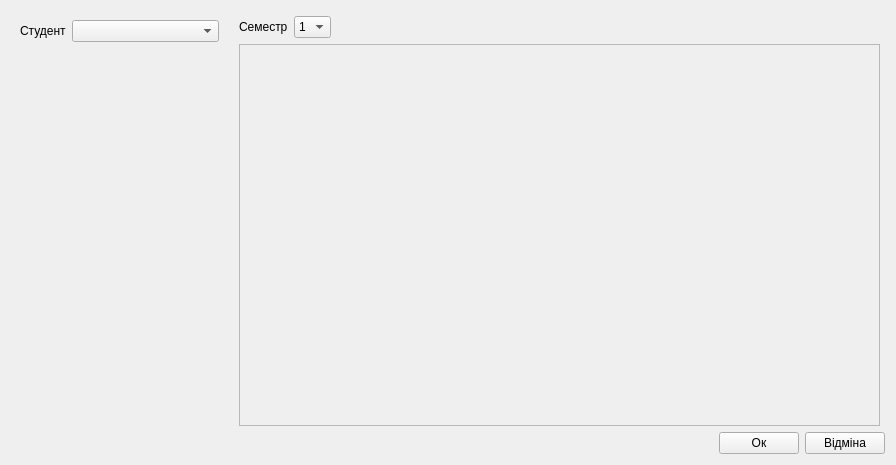
<?xml version="1.0" encoding="UTF-8"?>
<ui version="4.0">
 <class>MarkInputForm</class>
 <widget class="QWidget" name="MarkInputForm">
  <property name="geometry">
   <rect>
    <x>0</x>
    <y>0</y>
    <width>896</width>
    <height>465</height>
   </rect>
  </property>
  <property name="windowTitle">
   <string>Form</string>
  </property>
  <layout class="QVBoxLayout" name="verticalLayout_4">
   <item>
    <layout class="QHBoxLayout" name="horizontalLayout_4">
     <item>
      <widget class="QWidget" name="widget" native="true">
       <property name="sizePolicy">
        <sizepolicy hsizetype="Minimum" vsizetype="Minimum">
         <horstretch>1</horstretch>
         <verstretch>0</verstretch>
        </sizepolicy>
       </property>
       <property name="sizeIncrement">
        <size>
         <width>0</width>
         <height>0</height>
        </size>
       </property>
       <layout class="QVBoxLayout" name="verticalLayout">
        <item>
         <widget class="QWidget" name="widget_2" native="true">
          <property name="sizePolicy">
           <sizepolicy hsizetype="Minimum" vsizetype="Maximum">
            <horstretch>0</horstretch>
            <verstretch>0</verstretch>
           </sizepolicy>
          </property>
          <layout class="QHBoxLayout" name="horizontalLayout_2">
           <property name="leftMargin">
            <number>0</number>
           </property>
           <property name="topMargin">
            <number>0</number>
           </property>
           <property name="rightMargin">
            <number>0</number>
           </property>
           <property name="bottomMargin">
            <number>0</number>
           </property>
           <item>
            <widget class="QLabel" name="label">
             <property name="sizePolicy">
              <sizepolicy hsizetype="Maximum" vsizetype="Preferred">
               <horstretch>0</horstretch>
               <verstretch>0</verstretch>
              </sizepolicy>
             </property>
             <property name="text">
              <string>Студент</string>
             </property>
            </widget>
           </item>
           <item>
            <widget class="QComboBox" name="studentscomboBox"/>
           </item>
          </layout>
         </widget>
        </item>
        <item>
         <widget class="QWidget" name="QuicAccessPanelItem" native="true">
          <layout class="QHBoxLayout" name="horizontalLayout_3"/>
         </widget>
        </item>
        <item>
         <spacer name="verticalSpacer">
          <property name="orientation">
           <enum>Qt::Vertical</enum>
          </property>
          <property name="sizeHint" stdset="0">
           <size>
            <width>20</width>
            <height>40</height>
           </size>
          </property>
         </spacer>
        </item>
       </layout>
      </widget>
     </item>
     <item>
      <widget class="QWidget" name="widget_4" native="true">
       <property name="sizePolicy">
        <sizepolicy hsizetype="Minimum" vsizetype="Minimum">
         <horstretch>3</horstretch>
         <verstretch>0</verstretch>
        </sizepolicy>
       </property>
       <layout class="QVBoxLayout" name="verticalLayout_3">
        <property name="leftMargin">
         <number>5</number>
        </property>
        <property name="topMargin">
         <number>5</number>
        </property>
        <property name="rightMargin">
         <number>5</number>
        </property>
        <property name="bottomMargin">
         <number>0</number>
        </property>
        <item alignment="Qt::AlignLeft">
         <widget class="QWidget" name="widget_5" native="true">
          <property name="sizePolicy">
           <sizepolicy hsizetype="Minimum" vsizetype="Maximum">
            <horstretch>0</horstretch>
            <verstretch>0</verstretch>
           </sizepolicy>
          </property>
          <layout class="QHBoxLayout" name="horizontalLayout_5">
           <property name="leftMargin">
            <number>0</number>
           </property>
           <property name="topMargin">
            <number>0</number>
           </property>
           <property name="rightMargin">
            <number>0</number>
           </property>
           <property name="bottomMargin">
            <number>0</number>
           </property>
           <item>
            <widget class="QLabel" name="label_2">
             <property name="sizePolicy">
              <sizepolicy hsizetype="Maximum" vsizetype="Minimum">
               <horstretch>0</horstretch>
               <verstretch>0</verstretch>
              </sizepolicy>
             </property>
             <property name="text">
              <string>Семестр</string>
             </property>
            </widget>
           </item>
           <item>
            <widget class="QComboBox" name="comboBoxSemester">
             <property name="sizePolicy">
              <sizepolicy hsizetype="Maximum" vsizetype="Minimum">
               <horstretch>0</horstretch>
               <verstretch>0</verstretch>
              </sizepolicy>
             </property>
             <item>
              <property name="text">
               <string>1</string>
              </property>
             </item>
             <item>
              <property name="text">
               <string>2</string>
              </property>
             </item>
            </widget>
           </item>
          </layout>
         </widget>
        </item>
        <item>
         <widget class="QScrollArea" name="scrollArea">
          <property name="sizePolicy">
           <sizepolicy hsizetype="Minimum" vsizetype="Minimum">
            <horstretch>3</horstretch>
            <verstretch>0</verstretch>
           </sizepolicy>
          </property>
          <property name="sizeIncrement">
           <size>
            <width>0</width>
            <height>0</height>
           </size>
          </property>
          <property name="widgetResizable">
           <bool>true</bool>
          </property>
          <widget class="QWidget" name="scrollAreaWidgetContents">
           <property name="geometry">
            <rect>
             <x>0</x>
             <y>0</y>
             <width>637</width>
             <height>371</height>
            </rect>
           </property>
           <layout class="QVBoxLayout" name="verticalLayout_2"/>
          </widget>
         </widget>
        </item>
       </layout>
      </widget>
     </item>
    </layout>
   </item>
   <item>
    <widget class="QWidget" name="widget_3" native="true">
     <layout class="QHBoxLayout" name="horizontalLayout">
      <property name="leftMargin">
       <number>0</number>
      </property>
      <property name="topMargin">
       <number>0</number>
      </property>
      <property name="rightMargin">
       <number>0</number>
      </property>
      <property name="bottomMargin">
       <number>0</number>
      </property>
      <item>
       <spacer name="horizontalSpacer">
        <property name="orientation">
         <enum>Qt::Horizontal</enum>
        </property>
        <property name="sizeHint" stdset="0">
         <size>
          <width>40</width>
          <height>20</height>
         </size>
        </property>
       </spacer>
      </item>
      <item>
       <widget class="QPushButton" name="buttonOk">
        <property name="text">
         <string>Ок</string>
        </property>
       </widget>
      </item>
      <item>
       <widget class="QPushButton" name="ButtonCancel">
        <property name="text">
         <string>Відміна</string>
        </property>
       </widget>
      </item>
     </layout>
    </widget>
   </item>
  </layout>
 </widget>
 <resources/>
 <connections/>
</ui>
